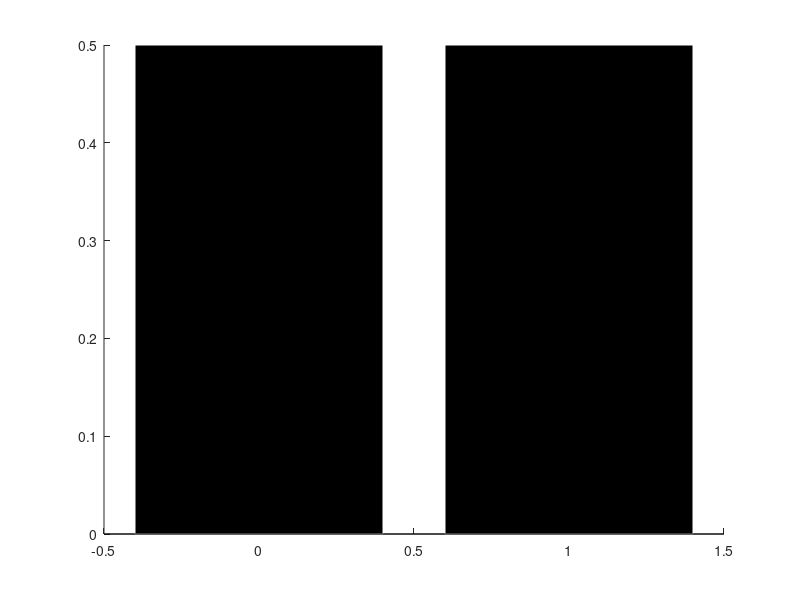

Write the MATLAB code that produced this figure. (Note: this script raises an error after producing the figure.)
clear variables; close all; clc;

figure('units', 'normalized', 'OuterPosition', [0.05 0.05 0.8 0.9]);
bar([0 1], [0.5 0.5], 'EdgeColor','white', 'FaceColor','black', ...
	'FaceAlpha',0.6, 'BarWidth',0.1)
xlabel('Outcome $x$', 'FontName', 'Times New Roman', ...
	'FontSize', 20, 'FontWeight', 'bold', 'interpreter', 'latex');
ylabel('$F_X(x)$', 'FontName', 'Times New Roman', ...
	'FontSize', 20, 'FontWeight', 'bold', 'interpreter', 'latex');
ylim([0 1])
ax = gca;
ax.FontName = 'Times New Roman';
ax.FontSize = 20;

exportgraphics(ax, 'coin-toss.png', 'Resolution', 300);


figure('units', 'normalized', 'OuterPosition', [0.05 0.05 0.8 0.9]);
bar(1:6, (1/6)*ones(1,6), 'EdgeColor','white', 'FaceColor','black', ...
	'FaceAlpha', 0.6, 'BarWidth',0.1)
xlabel('Outcome $x$', 'FontName', 'Times New Roman', ...
	'FontSize', 20, 'FontWeight', 'bold', 'interpreter', 'latex');
ylabel('$F_X(x)$', 'FontName', 'Times New Roman', ...
	'FontSize', 20, 'FontWeight', 'bold', 'interpreter', 'latex');
ylim([0 1])
ax = gca;
ax.FontName = 'Times New Roman';
ax.FontSize = 20;

exportgraphics(ax, 'die-toss.png', 'Resolution', 300);
